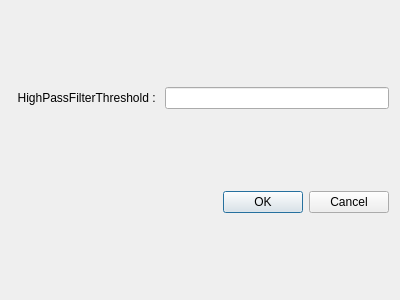
<?xml version="1.0" encoding="UTF-8"?>
<ui version="4.0">
 <class>HighPassFilterDlg</class>
 <widget class="QDialog" name="HighPassFilterDlg">
  <property name="geometry">
   <rect>
    <x>0</x>
    <y>0</y>
    <width>400</width>
    <height>300</height>
   </rect>
  </property>
  <property name="windowTitle">
   <string>Dialog</string>
  </property>
  <layout class="QVBoxLayout" name="verticalLayout">
   <item>
    <layout class="QHBoxLayout" name="horizontalLayout">
     <item>
      <widget class="QLabel" name="label">
       <property name="text">
        <string>  HighPassFilterThreshold : </string>
       </property>
      </widget>
     </item>
     <item>
      <widget class="QLineEdit" name="lineEdit"/>
     </item>
    </layout>
   </item>
   <item>
    <widget class="QDialogButtonBox" name="buttonBox">
     <property name="orientation">
      <enum>Qt::Horizontal</enum>
     </property>
     <property name="standardButtons">
      <set>QDialogButtonBox::Cancel|QDialogButtonBox::Ok</set>
     </property>
    </widget>
   </item>
  </layout>
 </widget>
 <resources/>
 <connections>
  <connection>
   <sender>buttonBox</sender>
   <signal>accepted()</signal>
   <receiver>HighPassFilterDlg</receiver>
   <slot>accept()</slot>
   <hints>
    <hint type="sourcelabel">
     <x>248</x>
     <y>254</y>
    </hint>
    <hint type="destinationlabel">
     <x>157</x>
     <y>274</y>
    </hint>
   </hints>
  </connection>
  <connection>
   <sender>buttonBox</sender>
   <signal>rejected()</signal>
   <receiver>HighPassFilterDlg</receiver>
   <slot>reject()</slot>
   <hints>
    <hint type="sourcelabel">
     <x>316</x>
     <y>260</y>
    </hint>
    <hint type="destinationlabel">
     <x>286</x>
     <y>274</y>
    </hint>
   </hints>
  </connection>
 </connections>
</ui>
